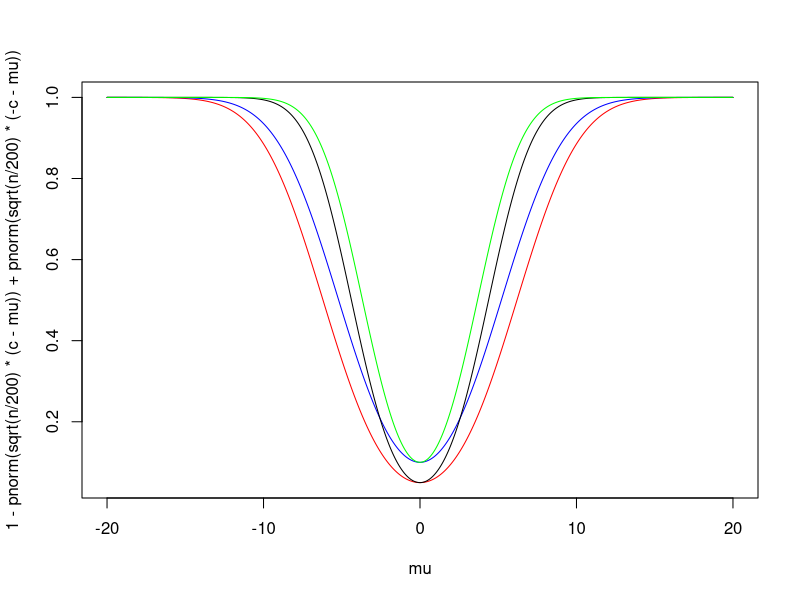

Reproduce this figure in R.
n <- 20
a <- 0.05
c <- sqrt(200)/sqrt(n)*qnorm(1-a/2)

mu <- seq(-20, 20, length.out=1000)

# plot(mu, pnorm(-c, mean=mu, sd=sqrt(200/n)) + 1-pnorm(c, mean=mu, sd=sqrt(200/n)), type='l', col='red')
plot(mu, 1-pnorm(sqrt(n/200)*(c-mu))+pnorm(sqrt(n/200)*(-c-mu)), type='l', col='red')


n <- 20
a <- 0.10
c <- sqrt(200)/sqrt(n)*qnorm(1-a/2)

mu <- seq(-20, 20, length.out=1000)

# plot(mu, pnorm(-c, mean=mu, sd=sqrt(200/n)) + 1-pnorm(c, mean=mu, sd=sqrt(200/n)), type='l', col='red')
lines(mu, 1-pnorm(sqrt(n/200)*(c-mu))+pnorm(sqrt(n/200)*(-c-mu)), col='blue')

n <- 40
a <- 0.05
c <- sqrt(200)/sqrt(n)*qnorm(1-a/2)

mu <- seq(-20, 20, length.out=1000)

# plot(mu, pnorm(-c, mean=mu, sd=sqrt(200/n)) + 1-pnorm(c, mean=mu, sd=sqrt(200/n)), type='l', col='red')
lines(mu, 1-pnorm(sqrt(n/200)*(c-mu))+pnorm(sqrt(n/200)*(-c-mu)), col='black')

n <- 40
a <- 0.10
c <- sqrt(200)/sqrt(n)*qnorm(1-a/2)

mu <- seq(-20, 20, length.out=1000)

# plot(mu, pnorm(-c, mean=mu, sd=sqrt(200/n)) + 1-pnorm(c, mean=mu, sd=sqrt(200/n)), type='l', col='red')
lines(mu, 1-pnorm(sqrt(n/200)*(c-mu))+pnorm(sqrt(n/200)*(-c-mu)), col='green')



